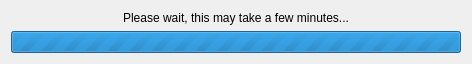
<?xml version="1.0" encoding="UTF-8"?>
<ui version="4.0">
 <class>WaitDialog</class>
 <widget class="QDialog" name="WaitDialog">
  <property name="geometry">
   <rect>
    <x>0</x>
    <y>0</y>
    <width>464</width>
    <height>62</height>
   </rect>
  </property>
  <property name="windowTitle">
   <string>Please wait</string>
  </property>
  <layout class="QVBoxLayout" name="verticalLayout">
   <property name="sizeConstraint">
    <enum>QLayout::SetFixedSize</enum>
   </property>
   <item>
    <widget class="QLabel" name="label">
     <property name="text">
      <string>Please wait, this may take a few minutes...</string>
     </property>
     <property name="alignment">
      <set>Qt::AlignCenter</set>
     </property>
    </widget>
   </item>
   <item>
    <widget class="QProgressBar" name="progressBar">
     <property name="minimumSize">
      <size>
       <width>450</width>
       <height>0</height>
      </size>
     </property>
     <property name="minimum">
      <number>0</number>
     </property>
     <property name="maximum">
      <number>0</number>
     </property>
     <property name="value">
      <number>-1</number>
     </property>
    </widget>
   </item>
  </layout>
 </widget>
 <resources/>
 <connections/>
</ui>
